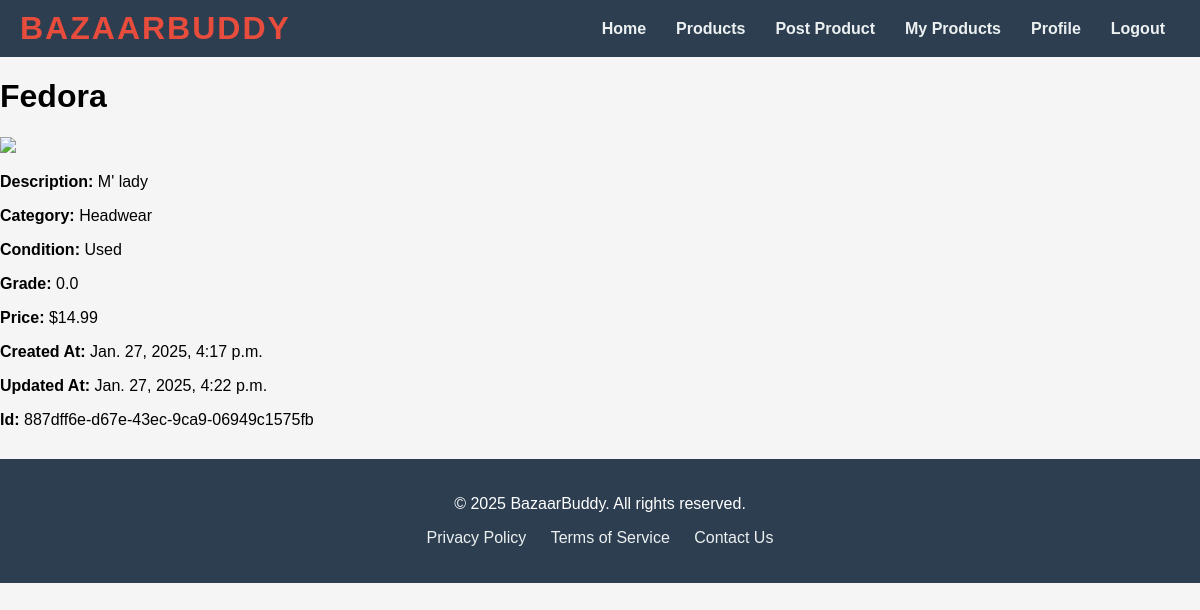
Page /product/887dff6e-d67e-43ec-9ca9-06949c1575fb/ (signed in) on the earlier database version.
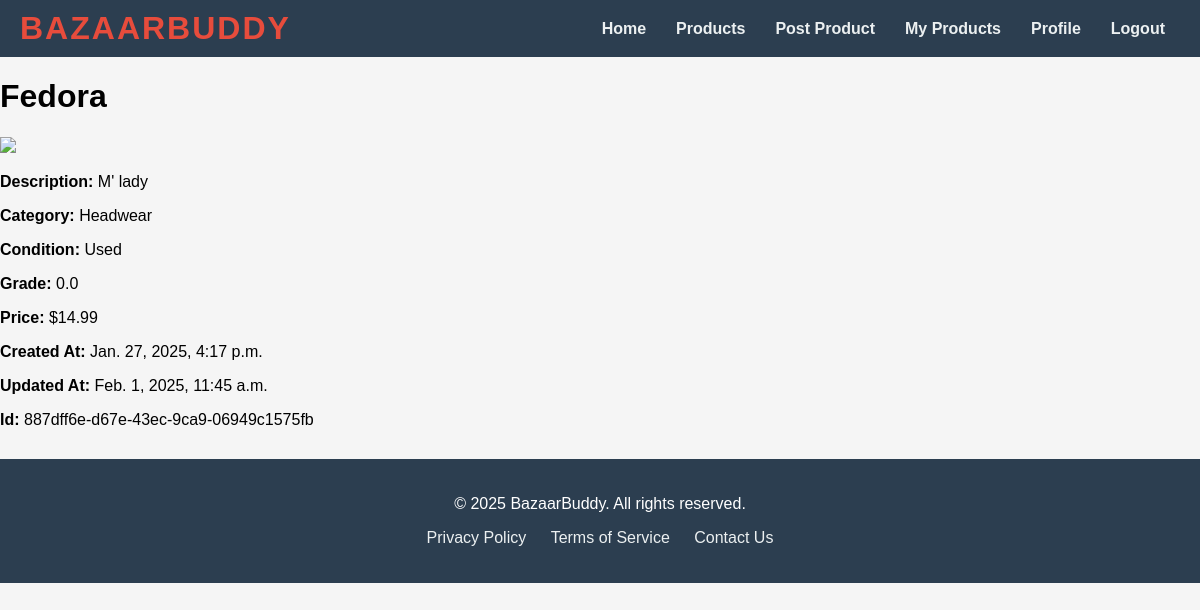
Same page on the later database version.
### core/models.py (models this page shows, shortened)
class Product(models.Model):
    id = models.UUIDField(primary_key=True, default=uuid.uuid4, editable=False)
    title = models.CharField(max_length=50)
    description = models.TextField(max_length=256)
    category = models.ForeignKey(Category, on_delete=models.CASCADE)
    price = models.DecimalField(decimal_places=2, default=0, max_digits=6)
    image_url = models.CharField(max_length = 512)
    class Condition(models.TextChoices):
        NEW = 'New', 'New'
        LIKE_NEW = 'Like New', 'Like New'
        USED = 'Used', 'Used'
        DAMAGED = 'Damaged', 'Damaged'
    condition = models.CharField(
        max_length=20,
        choices=Condition.choices
    )
    grade = models.DecimalField(decimal_places=1, max_digits=2, default=0)
    user = models.ForeignKey(User, on_delete=models.CASCADE)
    date_created = models.DateTimeField(auto_now_add=True)
    date_updated = models.DateTimeField(auto_now=True)
    class State(models.TextChoices):
        PENDING = 'Pending', 'Pending'
        ACCEPTED = 'Accepted', 'Accepted'
        REJECTED = 'Rejected', 'Rejected'
    state = models.CharField(
        max_length=20,
        choices=State.choices,
        default=State.PENDING
    )

class Category(models.Model):
    id = models.UUIDField(primary_key=True, default=uuid.uuid4, editable=False)
    name = models.CharField(max_length=128)
    def __str__(self):
        return self.name

### core/views.py (the view)
# urls.py: path('product/<uuid:id>/', views.product_detail, name="product_detail"),
@login_required
def product_detail(request, id):
    product = get_object_or_404(Product, pk = id)
    context = {
        'product': product
    }
    return render(request, 'core/product_detail.html', context)

### core/templates/core/product_detail.html (shortened to what this page needs)
{% extends 'core/base.html' %}
{% block content %}
<div>
    <h1>{{ product.title }}</h1>
    <img src="{{ product.image_url }}" style="width: 250px;">
    <p><strong>Description:</strong> {{ product.description }}</p>
    <p><strong>Category:</strong> {{ product.category }}</p>
    <p><strong>Condition:</strong> {{ product.condition }}</p>
    <p><strong>Grade:</strong> {{ product.grade }}</p>
    <p><strong>Price:</strong> ${{ product.price }}</p>
    <p><strong>Created At:</strong> {{ product.date_created }}</p>
    <p><strong>Updated At:</strong> {{ product.date_updated }}</p>
    <p><strong>Id:</strong> {{ product.id }}</p>
</div>
{% endblock %}

Differences in the rows shown:
changed Product "Fedora": date_updated "Jan. 27, 2025, 4:22 p.m." → "Feb. 1, 2025, 11:45 a.m."
